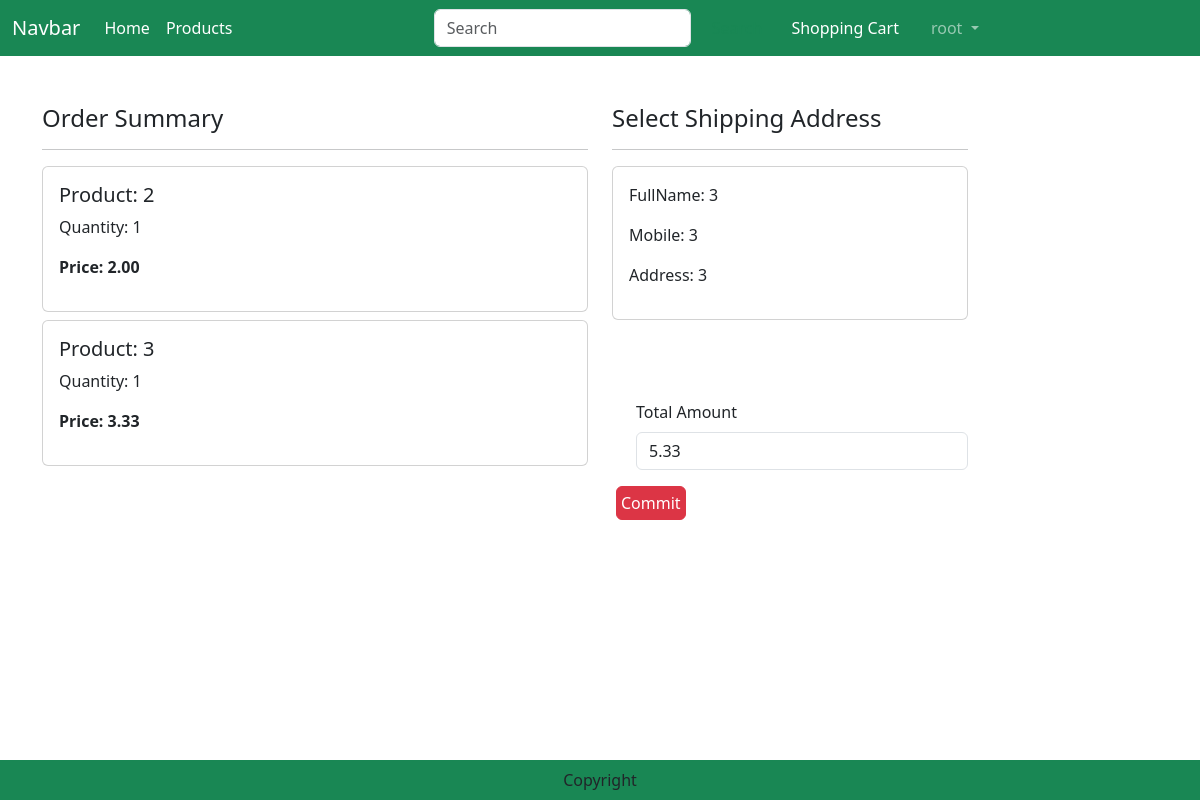
Before: /checkout/ (signed in) with the older database file.
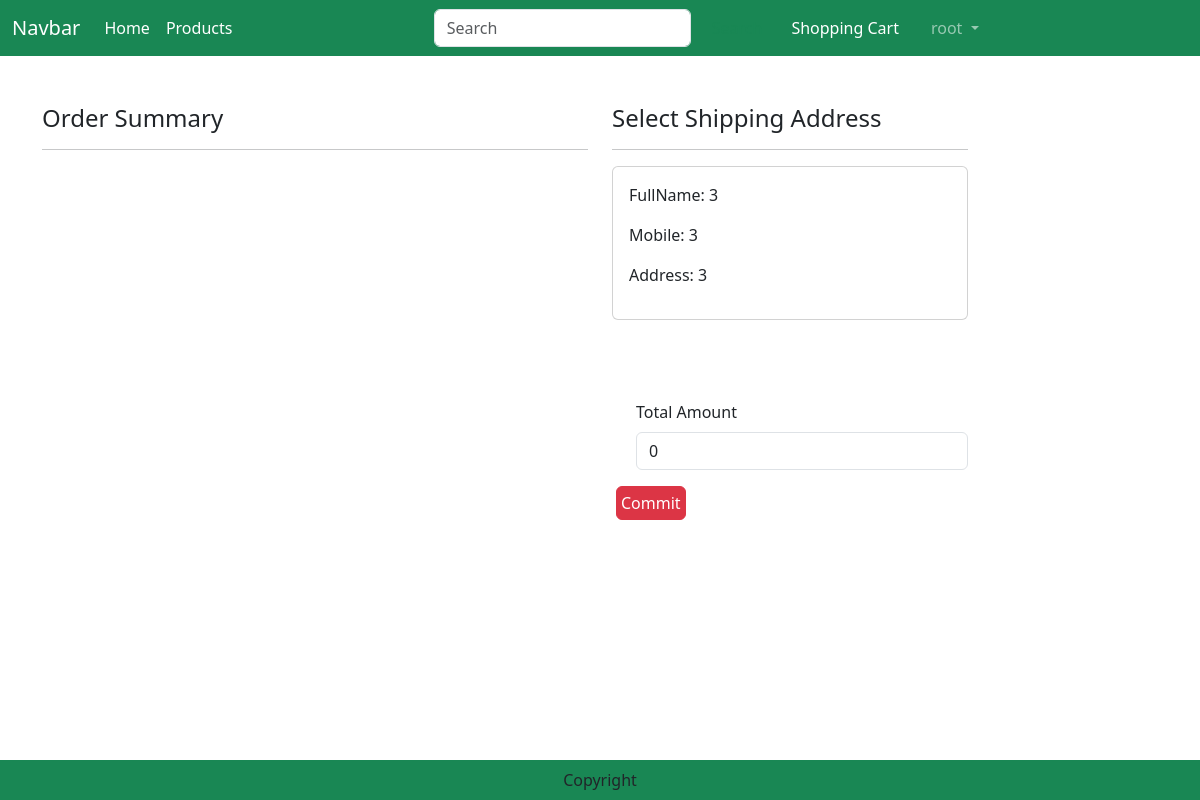
After: the same page with the newer database file.
### shoppingcart/models.py (models this page shows)
class ShoppingCart(models.Model):
    user = models.ForeignKey(User,on_delete=models.CASCADE)
    product = models.ForeignKey('products.Product', on_delete=models.CASCADE)
    quantity = models.IntegerField(default=1)

### products/models.py (models this page shows, shortened)
class Product(models.Model):
    productName = models.CharField(max_length=100)
    price = models.DecimalField(default=0, max_digits=7, decimal_places=2)
    ISBN = models.CharField(max_length=17)
    author = models.CharField(max_length=100)
    publisher = models.CharField(max_length=100)
    introduction = models.TextField(max_length=1000)
    image = models.ImageField(upload_to='product')
    category = models.ForeignKey('Category', related_name="products", on_delete=models.CASCADE,)
    avgRating = models.DecimalField(default=0, max_digits=3, decimal_places=2)

### customers/models.py (models this page shows, shortened)
class Customer(models.Model):
    user = models.OneToOneField(User, on_delete=models.CASCADE, null=True, blank=True)
    fullName = models.CharField(max_length=60)
    phoneNum = models.CharField(max_length=11)
    address = models.CharField(max_length=150)

### order/views.py (the view)
# urls.py: path("checkout/", views.Checkout.as_view(), name="checkout"),
class Checkout(View):
    def get(self, request):
        user = request.user
        address = Customer.objects.filter(user=user)
        shoppingcart = ShoppingCart.objects.filter(user=user)
        PONumber = datetime.now().strftime('%Y%m%d%H%M%S') + str(user.id)
        totalamount = 0
        for p in shoppingcart:
            value = p.quantity * p.product.price
            totalamount = totalamount + value
        purchaseDate = datetime.now()
        purchaseDateString = purchaseDate.strftime("%m/%d/%Y, %H:%M:%S")
        return render(request, 'checkout.html', locals())

### templates/checkout.html (shortened to what this page needs)
{% extends 'base.html' %}
{% load static %}
{% block main-content %}
<div class="container">
    <div class="row mt-5">
        <div class="col-sm-6">
            <h4>Order Summary</h4>
            <hr>
            {% for item in shoppingcart %}
                <div class="card mb-2">
                    <div class="card-body">
                        <h5>Product: {{item.product.productName}}</h5>
                        <p>Quantity: {{item.quantity}}</p>
                        <p class="fw-bold">Price: {{item.product.price}}</p>
                    </div>
                </div>
            {% endfor %}
        </div>
        <div class="col-sm-4" offset-sm-1>
            <h4>Select Shipping Address</h4>
            <hr>
            <form method="post" id="myform">
                {% for address in address %}
                    <div class="card">
                        <div class="card-body">
                            <P>FullName: {{address.fullName}}</P>
                            <p>Mobile: {{address.phoneNum}}</p>
                            <p>Address: {{address.address}}</p>
                        </div>
                    </div>
                    {% endfor %}
                    <div class="form-check mt-2 mb-5" >
                    </div>
                <div class="form-check mb-3">
                    <label for="totalamount" class="form-label" >Total Amount</label>
                    <input type="number" class="form-control" name="totalamount" value={{totalamount}} readonly>
                </div>
            </form>
            <form action="{% url 'order:orderCommit' %}" class="d-inline" method="post">
                <button type="sumbit" class="d-grid gap-2 btn btn-danger p-1 m-1 btn-1g text-decoration-none text-white" >Commit</button>
            </form>
        </div>
    </div>
</div>
{% endblock main-content %}

### templates/base.html (shortened to what this page needs)
<!DOCTYPE html>
{% load static %}
<html lang="en">
<head>
    <link href="https://cdn.jsdelivr.net/npm/bootstrap@5.3.0-alpha1/dist/css/bootstrap.min.css" rel="stylesheet">
    <link rel="stylesheet" href="{% static 'css/owl.carousel.min.css' %}">
    <link rel="stylesheet" href="{% static 'css/all.min.css' %}">
    <link rel="stylesheet" href="{% static 'css/style.css' %}">
</head>
<body>
    <nav class="navbar navbar-expand-lg navbar-dark bg-success">
        <div class="container-fluid">
          <a class="navbar-brand" href="#">Navbar</a>
          <div class="collapse navbar-collapse" id="navbarSupportedContent">
            <ul class="navbar-nav me-auto mb-2 mb-lg-0">
              <li class="nav-item">
                <a class="nav-link active" aria-current="page" href="{% url 'products:home' %}">Home</a>
              </li>
              <li class="nav-item">
                <a class="nav-link text-white" href="{% url 'products:products' %}">Products</a>
              </li>
            </ul>
            <form class="d-flex" role="search" action="/search">
              <input class="form-control me-2" type="search" placeholder="Search" name="search" aria-label="Search">
              <button class="btn btn-outline-success" type="submit">Search</button>
            </form>
            <ul class="navbar-nav me-auto mb-2 mb-lg-0">
              {% if user.is_authenticated %}
                  {% for group in request.user.groups.all %}
                    {% if group.name == 'Vendor' %}
                    <li class="nav-item dropdown mx-2">
                      <a class="nav-link dropdown-toggle" href="#" role="button" data-bs-toggle="dropdown" aria-expanded="false">
                        {{ user.username }}
                      </a>
                      <ul class="dropdown-menu">
                        <li><a class="dropdown-item" href="{% url 'order:orders' %}">Orders</a></li>
                        <li><a class="dropdown-item" href="{% url 'logout' %}">Logout</a></li>
                      </ul>
                  </li>
                    {% elif group.name == 'Customer' %}
                    <li class="nav-item mx-2">
                        <a class="nav-link text-white" href="{% url 'shoppingcart' %}">Shopping Cart</a>
                    </li>
                    <li class="nav-item dropdown mx-2">
                        <a class="nav-link dropdown-toggle" href="#" role="button" data-bs-toggle="dropdown" aria-expanded="false">
                          {{ user.username }}
                        </a>
                    </li>
                    {% endif %}
                  {% endfor %}
              {% endif %}
              </ul>
          </div>
        </div>
      </nav>
      {% block main-content %}{% endblock main-content %}
    <footer class="container-fluid fixed-bottom bg-success text-center p-2 mt-5">
        Copyright
    </footer>
</body>
</html>

Changed rows visible on the page:
removed ShoppingCart: product.productName "2", quantity "1", product.price "2.00"
removed ShoppingCart: product.productName "3", quantity "1", product.price "3.33"
Other visible differences:
form field totalamount: "5.33" → "0"
